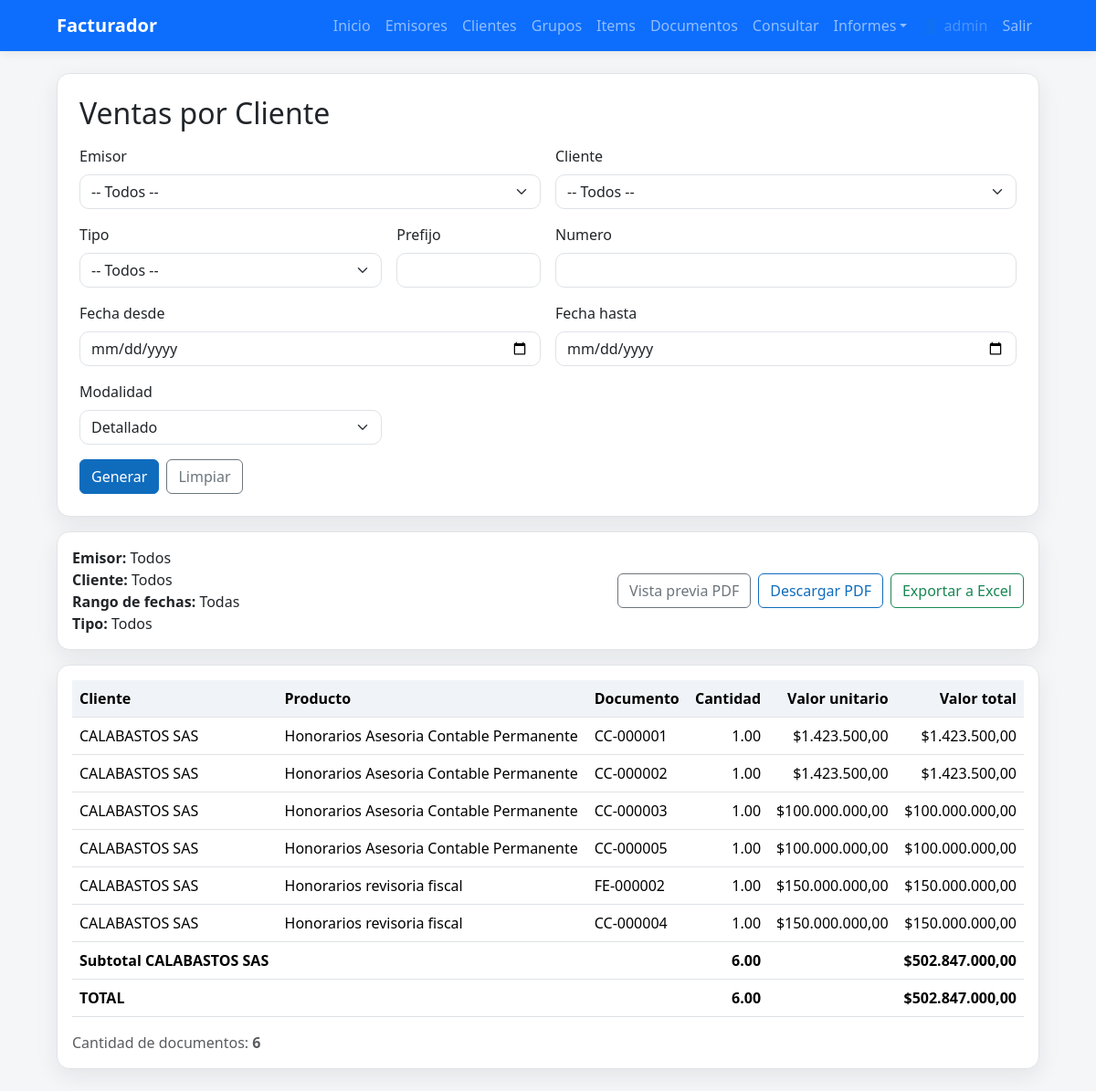
The app's page /informes/documentos (signed in) with its own data.
### tables this page shows
CREATE TABLE documento_detalle (
            id INTEGER PRIMARY KEY AUTOINCREMENT,
            documento_id INTEGER NOT NULL,
            item_id INTEGER,
            descripcion TEXT NOT NULL,
            cantidad REAL NOT NULL,
            precio_unitario REAL NOT NULL,
            iva_rate REAL NOT NULL,
            subtotal REAL NOT NULL,
            iva REAL NOT NULL,
            total REAL NOT NULL,
            FOREIGN KEY (documento_id) REFERENCES documentos(id),
            FOREIGN KEY (item_id) REFERENCES items(id)
        );

CREATE TABLE receptores (
            id INTEGER PRIMARY KEY AUTOINCREMENT,
            nombre TEXT NOT NULL,
            identificacion TEXT NOT NULL,
            ciudad TEXT NOT NULL DEFAULT '',
            departamento TEXT NOT NULL DEFAULT '',
            pais TEXT NOT NULL DEFAULT 'Colombia',
            direccion TEXT,
            telefono TEXT,
            email TEXT
        , tipo_identificacion TEXT NOT NULL DEFAULT 'CC');

### app.py (the view)
@app.get("/informes/documentos", response_class=HTMLResponse)
def informes_documentos(request: Request):
    conn = get_db()
    cur = conn.cursor()
    cur.execute("SELECT * FROM emisores ORDER BY nombre")
    emisores = cur.fetchall()
    cur.execute("SELECT * FROM receptores ORDER BY nombre")
    receptores = cur.fetchall()
    where, params, filters = parse_document_filters(request.query_params, default_estado=None)
    report = (request.query_params.get("report") or "ventas_cliente").lower()
    if report not in ("ventas_cliente", "ventas_producto"):
        report = "ventas_cliente"
    mode = (request.query_params.get("mode") or "detalle").lower()
    if mode not in ("detalle", "resumen"):
        mode = "detalle"
    lines_raw = fetch_report_lines(conn, where, params)
    doc_ids = {line["documento_id"] for line in lines_raw}
    lines, totals_ventas = build_ventas_lines(lines_raw, mode, report)
    total_qty = totals_ventas["cantidad"]
    total_base = totals_ventas["total"]
    total_iva = 0.0
    total_consulta = totals_ventas["total"]
    emisor_text = "Todos"
    cliente_text = "Todos"
    if filters.get("emisor_id"):
        cur.execute("SELECT nombre, identificacion, tipo_identificacion FROM emisores WHERE id = ?", (filters["emisor_id"],))
        row = cur.fetchone()
        if row:
            emisor_text = f"{row['nombre']} ({format_id_with_type(row['tipo_identificacion'], row['identificacion'])})"
    if filters.get("receptor_id"):
        cur.execute("SELECT nombre, identificacion, tipo_identificacion FROM receptores WHERE id = ?", (filters["receptor_id"],))
        row = cur.fetchone()
        if row:
            cliente_text = f"{row['nombre']} ({format_id_with_type(row['tipo_identificacion'], row['identificacion'])})"
    fecha_text = "Todas"
    if filters.get("fecha_desde") or filters.get("fecha_hasta"):
        desde = filters.get("fecha_desde") or "-"
        hasta = filters.get("fecha_hasta") or "-"
        fecha_text = f"{desde} a {hasta}"
    tipo_text = filters.get("tipo_documento") or "Todos"
    conn.close()
    filters["mode"] = mode
    filters["report"] = report
    query_string = build_filters_query_string(filters)
    return templates.TemplateResponse(
        "informes_documentos.html",
        {
            "request": request,
            "emisores": emisores,
            "receptores": receptores,
            "lines": lines,
            "filters": filters,
            "totals": {"base": total_base, "iva": total_iva, "total": total_consulta, "cantidad": total_qty},
            "total_count": len(doc_ids),
            "header": {
                "emisor": emisor_text,
                "cliente": cliente_text,
                "fechas": fecha_text,
                "tipo": tipo_text,
            },
            "mode": mode,
            "report": report,
            "query_string": query_string,
        },
    )

### templates/informes_documentos.html (shortened to what this page needs)
{% extends "base.html" %}
{% block content %}
<div class="card p-4 mb-3">
    <h2 class="mb-3">
        {% if report == "ventas_producto" %}Ventas por Producto{% else %}Ventas por Cliente{% endif %}
    </h2>
    <form action="/informes/documentos" method="get" class="row g-3">
        <div class="col-md-6">
            <label class="form-label">Emisor</label>
            <select name="emisor_id" class="form-select">
                <option value="">-- Todos --</option>
            </select>
        </div>
        <div class="col-md-6">
            <label class="form-label">Cliente</label>
            <select name="receptor_id" class="form-select">
                <option value="">-- Todos --</option>
            </select>
        </div>
        <div class="col-md-4">
            <label class="form-label">Tipo</label>
            <select name="tipo_documento" class="form-select">
                <option value="">-- Todos --</option>
            </select>
        </div>
        <div class="col-md-2">
            <label class="form-label">Prefijo</label>
            <input type="text" name="prefijo" class="form-control" value="{{ filters.prefijo or '' }}">
        </div>
        <div class="col-md-6">
            <label class="form-label">Numero</label>
            <input type="number" name="numero" class="form-control" value="{{ filters.numero or '' }}">
        </div>
        <div class="col-md-6">
            <label class="form-label">Fecha desde</label>
            <input type="date" name="fecha_desde" class="form-control" value="{{ filters.fecha_desde or '' }}">
        </div>
        <div class="col-md-6">
            <label class="form-label">Fecha hasta</label>
            <input type="date" name="fecha_hasta" class="form-control" value="{{ filters.fecha_hasta or '' }}">
        </div>
        <div class="col-md-4">
            <label class="form-label">Modalidad</label>
            <select name="mode" class="form-select">
                <option value="detalle" {% if mode == "detalle" %}selected{% endif %}>Detallado</option>
            </select>
        </div>
        <div class="col-12 d-flex gap-2">
            <button type="submit" class="btn btn-primary">Generar</button>
            <a href="/informes/documentos" class="btn btn-outline-secondary">Limpiar</a>
        </div>
    </form>
</div>
<div class="card p-3 mb-3">
    <div class="d-flex justify-content-between align-items-center">
        <div>
            <div><strong>Emisor:</strong> {{ header.emisor }}</div>
            <div><strong>Cliente:</strong> {{ header.cliente }}</div>
            <div><strong>Rango de fechas:</strong> {{ header.fechas }}</div>
            <div><strong>Tipo:</strong> {{ header.tipo }}</div>
        </div>
        <div class="d-flex gap-2">
            <a class="btn btn-outline-secondary" href="/informes/ventas/pdf/preview{{ query_string }}" target="_blank" rel="noopener">Vista previa PDF</a>
            <a class="btn btn-outline-primary" href="/informes/ventas/pdf{{ query_string }}">Descargar PDF</a>
            <a class="btn btn-outline-success" href="/informes/ventas/excel{{ query_string }}">Exportar a Excel</a>
        </div>
    </div>
</div>
<div class="card p-3">
    <div class="table-responsive">
        <table class="table table-hover align-middle mb-0">
            <thead>
                <tr>
                    {% if mode == "resumen" %}
                    <th>{% if report == "ventas_producto" %}Producto{% else %}Cliente{% endif %}</th>
                    <th>{% if report == "ventas_producto" %}Cliente{% else %}Producto{% endif %}</th>
                    <th class="text-end">Cantidad</th>
                    <th class="text-end">Valor total</th>
                    {% else %}
                    <th>{% if report == "ventas_producto" %}Producto{% else %}Cliente{% endif %}</th>
                    <th>{% if report == "ventas_producto" %}Cliente{% else %}Producto{% endif %}</th>
                    <th>Documento</th>
                    <th class="text-end">Cantidad</th>
                    <th class="text-end">Valor unitario</th>
                    <th class="text-end">Valor total</th>
                    {% endif %}
                </tr>
            </thead>
            <tbody>
                {% for line in lines %}
                <tr>
                    {% if mode == "resumen" %}
                    {% if line.is_subtotal %}
                    <td class="fw-semibold">Subtotal {{ line.primary }}</td>
                    <td class="fw-semibold">{{ line.secondary }}</td>
                    <td class="text-end fw-semibold">{{ "%.2f"|format(line.cantidad) }}</td>
                    <td class="text-end fw-semibold">{{ line.valor_total|currency_cop }}</td>
                    {% else %}
                    <td>{{ line.primary }}</td>
                    <td>{{ line.secondary }}</td>
                    <td class="text-end">{{ "%.2f"|format(line.cantidad) }}</td>
                    <td class="text-end">{{ line.valor_total|currency_cop }}</td>
                    {% endif %}
                    {% else %}
                    {% if line.is_subtotal %}
                    <td class="fw-semibold">Subtotal {{ line.primary }}</td>
                    <td class="fw-semibold">{{ line.secondary }}</td>
                    <td></td>
                    <td class="text-end fw-semibold">{{ "%.2f"|format(line.cantidad) }}</td>
                    <td></td>
                    <td class="text-end fw-semibold">{{ line.valor_total|currency_cop }}</td>
                    {% else %}
                    <td>{{ line.primary }}</td>
                    <td>{{ line.secondary }}</td>
                    <td>{{ line.documento }}</td>
                    <td class="text-end">{{ "%.2f"|format(line.cantidad) }}</td>
                    <td class="text-end">{{ line.valor_unitario|currency_cop }}</td>
                    <td class="text-end">{{ line.valor_total|currency_cop }}</td>
                    {% endif %}
                    {% endif %}
                </tr>
                {% endfor %}
            </tbody>
            {% if lines %}
            <tfoot>
                <tr>
                    {% if mode == "resumen" %}
                    <td class="fw-semibold">TOTAL</td>
                    <td></td>
                    <td class="text-end fw-semibold">{{ "%.2f"|format(totals.cantidad) }}</td>
                    <td class="text-end fw-semibold">{{ totals.total|currency_cop }}</td>
                    {% else %}
                    <td class="fw-semibold">TOTAL</td>
                    <td></td>
                    <td></td>
                    <td class="text-end fw-semibold">{{ "%.2f"|format(totals.cantidad) }}</td>
                    <td></td>
                    <td class="text-end fw-semibold">{{ totals.total|currency_cop }}</td>
                    {% endif %}
                </tr>
            </tfoot>
            {% endif %}
        </table>
    </div>
    <div class="mt-3 text-muted">
        Cantidad de documentos: <strong>{{ total_count }}</strong>
    </div>
</div>
{% endblock %}

### static/styles.css (style rules this page uses)
:root { --ms-blue: #0f6cbd; --ms-blue-dark: #0b5a9c; --ms-bg: #f5f6f8; --ms-card: #ffffff; --ms-border: #e1e4e8; }
body { font-family: "Segoe UI", Tahoma, Arial, sans-serif; background-color: var(--ms-bg); color: #1b1f23; }
.card { border: 1px solid var(--ms-border); border-radius: 14px; box-shadow: 0 8px 24px rgba(15, 23, 42, 0.08); }
.table thead th { background: #f0f4f8; border-bottom: 1px solid var(--ms-border); font-weight: 600; }
.table td, .table th { vertical-align: middle; }
.btn-primary { background-color: var(--ms-blue); border-color: var(--ms-blue); }
.btn-outline-primary { color: var(--ms-blue); border-color: var(--ms-blue); }
.form-control, .form-select { border-radius: 10px; }
.text-end { text-align: right; }

### records on screen
documento_detalle: primary "CALABASTOS SAS", secondary "Honorarios Asesoria Contable Permanente", documento "CC-000001", cantidad "1.00", valor_unitario "$1.423.500,00", valor_total "$1.423.500,00", cantidad "6.00", valor_total "$502.847.000,00"
documento_detalle: primary "CALABASTOS SAS", secondary "Honorarios Asesoria Contable Permanente", documento "CC-000002", cantidad "1.00", valor_unitario "$1.423.500,00", valor_total "$1.423.500,00"
documento_detalle: primary "CALABASTOS SAS", secondary "Honorarios Asesoria Contable Permanente", documento "CC-000003", cantidad "1.00", valor_unitario "$100.000.000,00", valor_total "$100.000.000,00"
documento_detalle: primary "CALABASTOS SAS", secondary "Honorarios Asesoria Contable Permanente", documento "CC-000005", cantidad "1.00", valor_unitario "$100.000.000,00", valor_total "$100.000.000,00"
documento_detalle: primary "CALABASTOS SAS", secondary "Honorarios revisoria fiscal", documento "FE-000002", cantidad "1.00", valor_unitario "$150.000.000,00", valor_total "$150.000.000,00"
documento_detalle: primary "CALABASTOS SAS", secondary "Honorarios revisoria fiscal", documento "CC-000004", cantidad "1.00", valor_unitario "$150.000.000,00", valor_total "$150.000.000,00"

### other values on screen
{{ u.user.username }} "admin"
{{ header.emisor }} "Todos"
{{ header.cliente }} "Todos"
{{ header.fechas }} "Todas"
{{ header.tipo }} "Todos"
{{ "%.2f"|format(totals.cantidad) }} "6.00"
{{ totals.total|currency_cop }} "$502.847.000,00"
{{ total_count }} "6"
